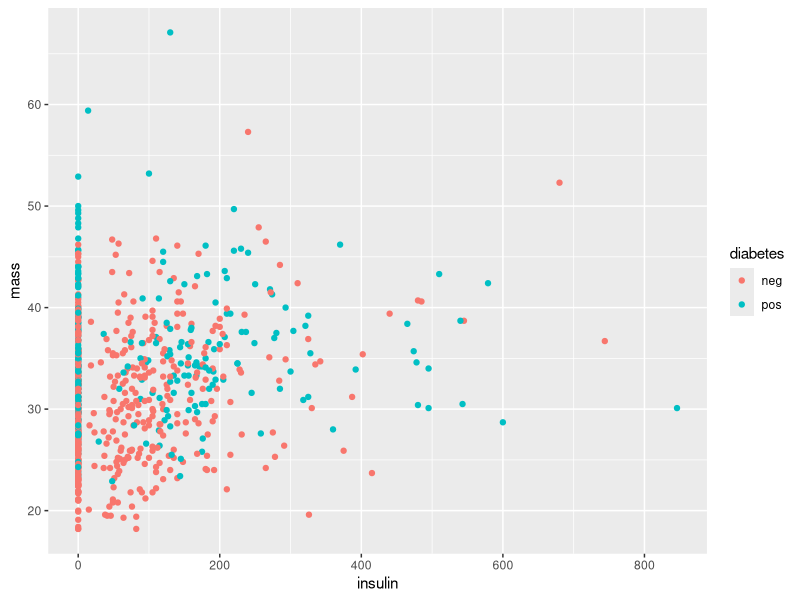
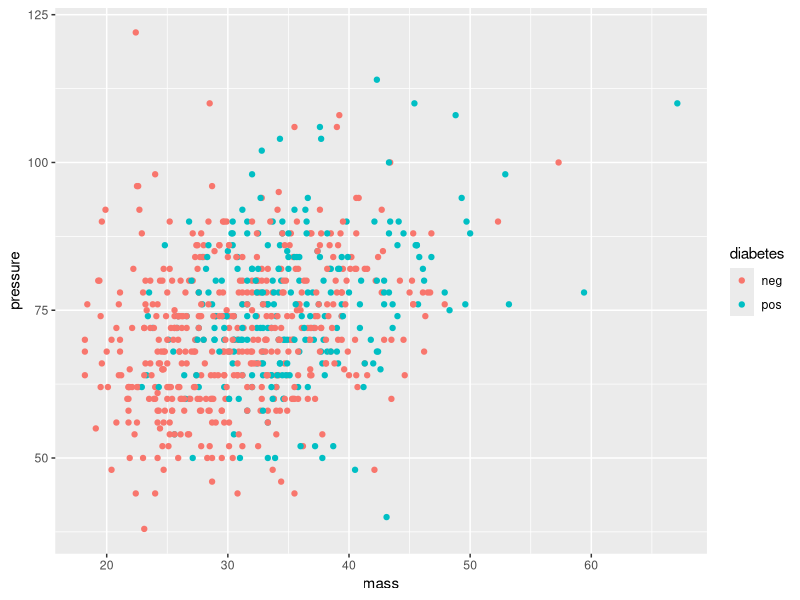
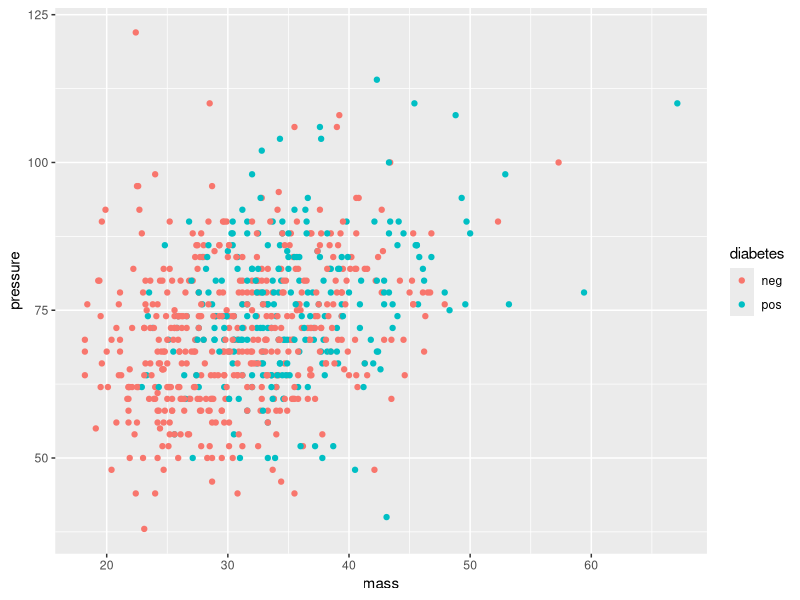
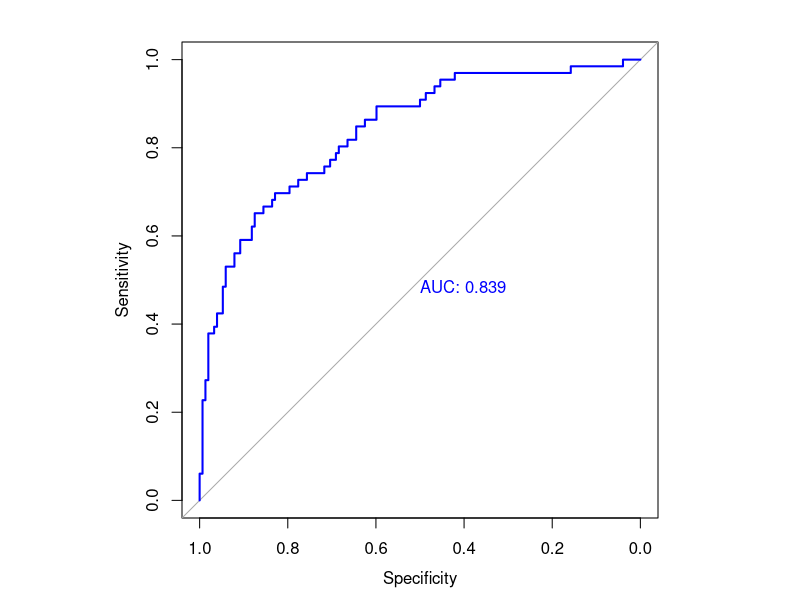

These figures' R source, in order: (Note: this script raises an error after producing the figures.)
## ---- chunk 1
library(mlbench)
data(PimaIndiansDiabetes)
?PimaIndiansDiabetes
View(PimaIndiansDiabetes)
## ---- chunk 2
range(PimaIndiansDiabetes$glucose)
table(PimaIndiansDiabetes$pregnant)
## ---- chunk 3
library(dplyr)
df2=PimaIndiansDiabetes %>% filter(age>70)
## ---- chunk 4
table(PimaIndiansDiabetes$mass)
table(PimaIndiansDiabetes$pressure)
PimaIndiansDiabetes = PimaIndiansDiabetes %>% filter(mass>1, pressure>30)
## ---- chunk 5
library(ggplot2)
ggplot(data=PimaIndiansDiabetes, aes(x=insulin, y=mass, col=diabetes)) + geom_point()
## ---- chunk 6
ggplot(data=PimaIndiansDiabetes, aes(x=mass, y=pressure, col=diabetes)) + geom_point()
## ---- chunk 7
set.seed(1234)
m=nrow(PimaIndiansDiabetes)
index=sample(1:m,round(0.7*m),replace=FALSE)
train=PimaIndiansDiabetes[index,]
test=PimaIndiansDiabetes[-index,]
## ---- chunk 8
lm.fit=lm(pressure ~ mass, data=train)
lm.fit2=lm(mass ~ pressure, data=train)
summary(lm.fit)
summary(lm.fit2)
## ---- chunk 9
train$predPressure=predict(lm.fit,train)
test$predPressure=predict(lm.fit,test)
## ---- chunk 10
ggplot(data=PimaIndiansDiabetes, aes(x=mass, y=pressure, col=diabetes)) + geom_point()
## ---- chunk 11
test$pressure - test$predPressure
## ---- chunk 12
VarMean=sum((test$pressure - mean(test$pressure))^2)
VarLine=#Insert your code here
Rsquared=#Insert your code here
## ---- chunk 13
library(caret)
nfolds=trainControl(method = "cv", number = 10)
lm.fit.cv=train(pressure ~ mass, data = PimaIndiansDiabetes, trControl = nfolds, method = "lm") 
lm.fit.cv$resample$Rsquared
## ---- chunk 14
set.seed(1234)
m=nrow(PimaIndiansDiabetes)
index=sample(1:m,round(0.7*m),replace=FALSE)
train=PimaIndiansDiabetes[index,]
test=PimaIndiansDiabetes[-index,]
glm.fit=glm(diabetes ~ ., data=train,family="binomial")
summary(glm.fit)
## ---- chunk 15
predict(glm.fit,test,type="response")
## ---- chunk 16
test$predDiabetes=factor(ifelse(predict(glm.fit,test,type="response")<0.5,"neg","pos"),levels=c("neg","pos"))
confusionMatrix(test$diabetes,test$predDiabetes)
## ---- chunk 17
nfolds=trainControl(method = "cv", number = 10)
glm.fit.cv=train(diabetes ~ ., data = PimaIndiansDiabetes, trControl = nfolds, method = "glm", family="binomial")
## ---- chunk 18
glm.fit.glucoseOnly=#Insert your code here
## ---- chunk 19
library(pROC)
par(pty="s")
glm.fit.roc=plot(roc(test$diabetes,predict(glm.fit,test,type="response")),print.auc=TRUE,col="blue")
glm.fit.roc=plot(roc(test$diabetes,predict(glm.fit.glucoseOnly,test,type="response")),print.auc=TRUE,print.auc.y=0.4,col="red",add=TRUE)
par(pty="m")

results=data.frame(sensitivity=glm.fit.roc$sensitivities,
           specificity=glm.fit.roc$specificities,
           threshold=glm.fit.roc$thresholds)
View(results)
## ---- chunk 20
train$random=rnorm(nrow(train))
test$random=rnorm(nrow(test))
glm.fit.random = glm(diabetes ~ random, data = train, family = "binomial")
glm.fit.roc=plot(roc(test$diabetes,predict(glm.fit,test,type="response")),print.auc=TRUE,col="blue")
glm.fit.roc=plot(roc(test$diabetes,predict(glm.fit.glucoseOnly,test,type="response")),print.auc=TRUE,print.auc.y=0.4,col="red",add=TRUE)
glm.fit.roc=plot(roc(test$diabetes,predict(glm.fit.random,test,type="response")),print.auc=TRUE,print.auc.y=0.3,col="yellow",add=TRUE)
## ---- chunk 21
library(glmnet)
par(pty="s")
x=as.matrix(train[,1:8])
y=train$diabetes
x2=as.matrix(test[,1:8])
y2=test$diabetes

ridge.cv=cv.glmnet(x,y,alpha=0,family="binomial")
ridge.fit=glmnet(x,y,family="binomial",alpha=0,lambda=ridge.cv$lambda.min)
ridge.roc=roc(y2,predict(ridge.fit,x2,type="response"),col="red",plot=TRUE,print.auc=TRUE)

lasso.cv=cv.glmnet(x,y,alpha=1,family="binomial")
lasso.fit=glmnet(x,y,family="binomial", alpha=1, lambda=lasso.cv$lambda.min)
lasso.roc=roc(y2,predict(lasso.fit,x2,type="response"),col="blue",plot=TRUE,print.auc=TRUE,print.auc.y=0.4,add=TRUE)

coef(ridge.fit)
coef(lasso.fit)
par(pty="m")
